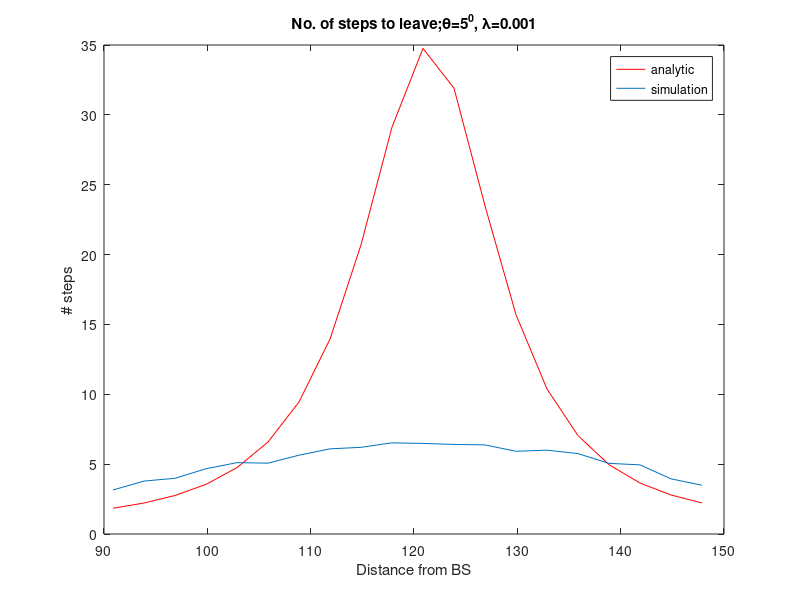

This chart was generated by the following MATLAB code:
origin = [0,0];
L = 1000; 
area = L*L;

R1 = 150;
R2 = 0.4*R1;
lambda = 0.001;


center1 = origin;
center2 = [R1,0];

theta = 5*pi/180;
x = R1*cos(theta)-sqrt(R2*R2 - R1*R1*sin(theta)^2):3:R1;


probability_formula = zeros(1,numel(x));

for j = 1:numel(x)
    r = x(j) ;

    beta1 = acos( 1 - R2*R2/(2*R1*R1) ) - theta;
    beta2 = acos( 1 - R2*R2/(2*R1*R1) );


    alpha1 = theta + atan( R1*sin(beta1)/(R1*cos(beta1) - r) );
    alpha2 = atan( (r*sin(theta) + R1*sin(beta2))/(R1*cos(beta2) - r*cos(theta)));

    r11 = @(alpha) -r*cos(theta-alpha) + sqrt( R1*R1 - r*r * sin(theta-alpha).*sin(theta-alpha) );
    r12 = @(alpha) R1*cos(alpha) - r*cos(alpha-theta) + sqrt( (R1*cos(alpha)-r*cos(alpha-theta)).*(R1*cos(alpha)-r*cos(alpha-theta)) - r*r*sin(theta)*sin(theta) - (R1-r*cos(theta))^2 + R2*R2 );

    a1 = alpha1;
    a2 = alpha2;
    if a1 < 0
        a1 = pi + a1;
    end
    if a2 < 0
        a2 = pi + a2;
    end
    f1 = @(alpha) (1/2/pi)*exp(-pi*lambda*r11(alpha).*r11(alpha));
    f2 = @(alpha) (1/2/pi)*exp(-pi*lambda*r12(alpha).*r12(alpha));
    Prob = integral(f1,-a2,a1) +  integral(f2,a1,2*pi-a2);
    probability_formula(j) = Prob;
end


noOfIter = 1000;

noOfLegs = zeros(1,numel(x));

for j = 1:numel(x)

    for i = 1:noOfIter

        currentPosition = [x(j)*cos(theta),x(j)*sin(theta)];

        while (norm(currentPosition-center1)<=R1)&&(norm(currentPosition-center2)<=R2+0.001)

            N = poissrnd(lambda*area); % no. of AUs
            p = unifrnd(-L/2,L/2,N,2);
            noOfLegs(j) = noOfLegs(j)+1;

            distances = sqrt(sum((p-repmat(currentPosition,length(p),1))'.^2));
            minDist = min(distances);
            nextPosIndex = find(distances == minDist);
            %currentPosition
            nextPosition = p(nextPosIndex,:);

            prevPosition = currentPosition;
            currentPosition = nextPosition;      

        end

    end
end
noOfLegs = noOfLegs/noOfIter;

plot(x,1./probability_formula,'r',x,noOfLegs);
legend('analytic','simulation');
title('No. of steps to leave;\theta=5^0, \lambda=0.001');
xlabel('Distance from BS');
ylabel('# steps');

% save('figs/oneOutProbl0.0005t15.txt', 'x', '-ASCII','-append');
% save('figs/oneOutProbl0.0005t15.txt', 'probability_formula', '-ASCII','-append');
% save('figs/oneOutProbl0.0005t15.txt', 'probability_sim', '-ASCII','-append');


